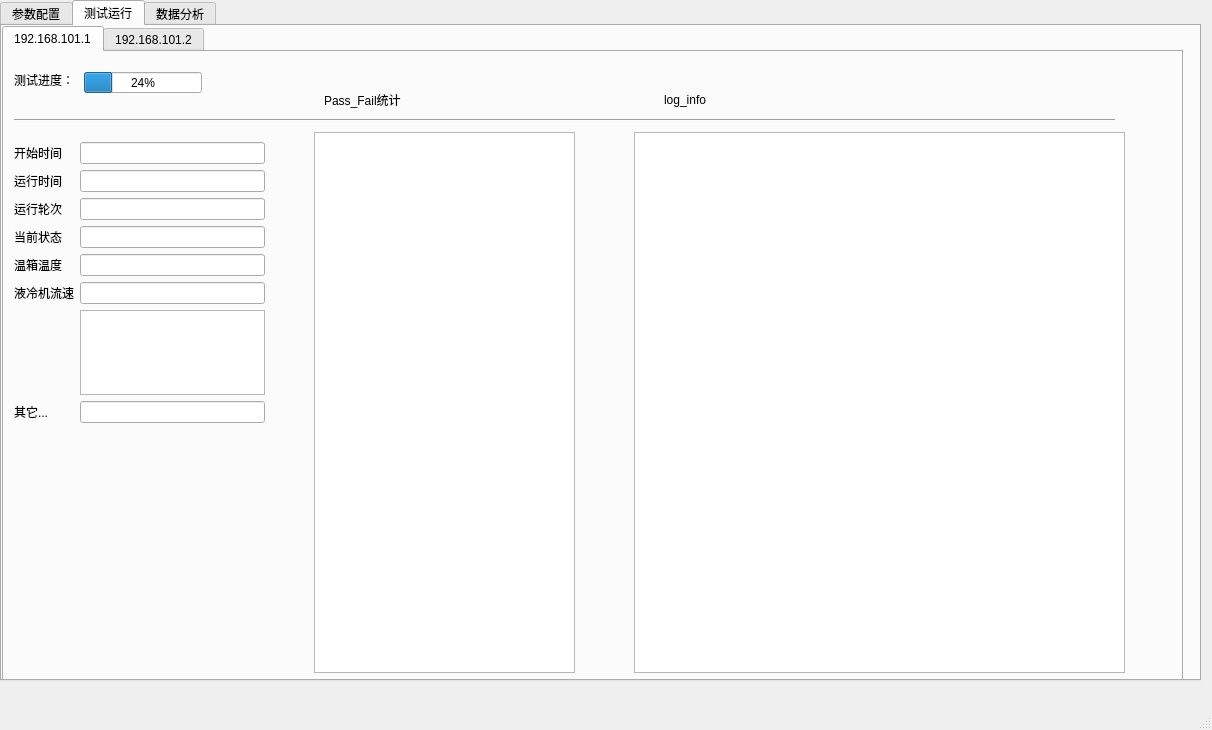
<?xml version="1.0" encoding="UTF-8"?>
<ui version="4.0">
 <class>MainWindow</class>
 <widget class="QMainWindow" name="MainWindow">
  <property name="geometry">
   <rect>
    <x>0</x>
    <y>0</y>
    <width>1212</width>
    <height>730</height>
   </rect>
  </property>
  <property name="windowTitle">
   <string>MainWindow</string>
  </property>
  <widget class="QWidget" name="centralwidget">
   <widget class="QTabWidget" name="tabWidget">
    <property name="geometry">
     <rect>
      <x>0</x>
      <y>0</y>
      <width>1201</width>
      <height>681</height>
     </rect>
    </property>
    <property name="currentIndex">
     <number>1</number>
    </property>
    <widget class="QWidget" name="tab">
     <attribute name="title">
      <string extracomment="测试运行前的参数配置">参数配置</string>
     </attribute>
     <widget class="QWidget" name="formLayoutWidget">
      <property name="geometry">
       <rect>
        <x>30</x>
        <y>80</y>
        <width>391</width>
        <height>501</height>
       </rect>
      </property>
      <layout class="QFormLayout" name="formLayout_2">
       <item row="0" column="0">
        <widget class="QLabel" name="label">
         <property name="text">
          <string>mdc_ip</string>
         </property>
        </widget>
       </item>
       <item row="0" column="1">
        <widget class="QLineEdit" name="lineEdit"/>
       </item>
       <item row="1" column="0">
        <widget class="QLabel" name="label_2">
         <property name="text">
          <string>username</string>
         </property>
        </widget>
       </item>
       <item row="1" column="1">
        <widget class="QLineEdit" name="lineEdit_2"/>
       </item>
       <item row="2" column="0">
        <widget class="QLabel" name="label_3">
         <property name="text">
          <string>password</string>
         </property>
        </widget>
       </item>
       <item row="2" column="1">
        <widget class="QLineEdit" name="lineEdit_3"/>
       </item>
       <item row="3" column="0">
        <widget class="QLabel" name="label_6">
         <property name="text">
          <string>...</string>
         </property>
        </widget>
       </item>
       <item row="3" column="1">
        <widget class="QLineEdit" name="lineEdit_4"/>
       </item>
       <item row="4" column="0">
        <widget class="QLabel" name="label_7">
         <property name="text">
          <string>其它...</string>
         </property>
        </widget>
       </item>
       <item row="4" column="1">
        <widget class="QLineEdit" name="lineEdit_5"/>
       </item>
      </layout>
     </widget>
     <widget class="QLabel" name="label_4">
      <property name="geometry">
       <rect>
        <x>650</x>
        <y>60</y>
        <width>54</width>
        <height>12</height>
       </rect>
      </property>
      <property name="text">
       <string>功能开关</string>
      </property>
     </widget>
     <widget class="QLabel" name="label_8">
      <property name="geometry">
       <rect>
        <x>650</x>
        <y>210</y>
        <width>54</width>
        <height>12</height>
       </rect>
      </property>
      <property name="text">
       <string>其它...</string>
      </property>
     </widget>
     <widget class="QWidget" name="layoutWidget_2">
      <property name="geometry">
       <rect>
        <x>30</x>
        <y>40</y>
        <width>233</width>
        <height>25</height>
       </rect>
      </property>
      <layout class="QHBoxLayout" name="horizontalLayout">
       <item>
        <widget class="QPushButton" name="pushButton">
         <property name="text">
          <string>选择配置文件：</string>
         </property>
        </widget>
       </item>
       <item>
        <widget class="QLineEdit" name="lineEdit_6"/>
       </item>
      </layout>
     </widget>
     <widget class="QPushButton" name="pushButton_3">
      <property name="geometry">
       <rect>
        <x>450</x>
        <y>610</y>
        <width>75</width>
        <height>23</height>
       </rect>
      </property>
      <property name="text">
       <string>Save</string>
      </property>
     </widget>
     <widget class="QPushButton" name="page1_pushButton_4">
      <property name="geometry">
       <rect>
        <x>560</x>
        <y>610</y>
        <width>75</width>
        <height>23</height>
       </rect>
      </property>
      <property name="text">
       <string>Ok</string>
      </property>
     </widget>
     <widget class="QWidget" name="">
      <property name="geometry">
       <rect>
        <x>651</x>
        <y>80</y>
        <width>165</width>
        <height>22</height>
       </rect>
      </property>
      <layout class="QHBoxLayout" name="horizontalLayout_2">
       <item>
        <widget class="QCheckBox" name="checkBox">
         <property name="text">
          <string>电源</string>
         </property>
        </widget>
       </item>
       <item>
        <widget class="QComboBox" name="comboBox">
         <property name="editable">
          <bool>false</bool>
         </property>
         <property name="currentText">
          <string>请选择设备型号</string>
         </property>
         <property name="placeholderText">
          <string extracomment="可选"/>
         </property>
         <property name="duplicatesEnabled">
          <bool>false</bool>
         </property>
         <item>
          <property name="text">
           <string>请选择设备型号</string>
          </property>
         </item>
         <item>
          <property name="text">
           <string>chroma</string>
          </property>
         </item>
         <item>
          <property name="text">
           <string>菊水电源</string>
          </property>
         </item>
        </widget>
       </item>
      </layout>
     </widget>
     <widget class="QWidget" name="">
      <property name="geometry">
       <rect>
        <x>651</x>
        <y>110</y>
        <width>165</width>
        <height>22</height>
       </rect>
      </property>
      <layout class="QHBoxLayout" name="horizontalLayout_3">
       <item>
        <widget class="QCheckBox" name="checkBox_3">
         <property name="text">
          <string>温箱</string>
         </property>
        </widget>
       </item>
       <item>
        <widget class="QComboBox" name="comboBox_2">
         <property name="editable">
          <bool>false</bool>
         </property>
         <property name="currentText">
          <string>请选择设备型号</string>
         </property>
         <property name="placeholderText">
          <string extracomment="可选"/>
         </property>
         <property name="duplicatesEnabled">
          <bool>false</bool>
         </property>
         <item>
          <property name="text">
           <string>请选择设备型号</string>
          </property>
         </item>
         <item>
          <property name="text">
           <string>xx</string>
          </property>
         </item>
         <item>
          <property name="text">
           <string>xx</string>
          </property>
         </item>
        </widget>
       </item>
      </layout>
     </widget>
     <widget class="QWidget" name="">
      <property name="geometry">
       <rect>
        <x>651</x>
        <y>140</y>
        <width>165</width>
        <height>22</height>
       </rect>
      </property>
      <layout class="QHBoxLayout" name="horizontalLayout_4">
       <item>
        <widget class="QCheckBox" name="checkBox_2">
         <property name="text">
          <string>液冷</string>
         </property>
        </widget>
       </item>
       <item>
        <widget class="QComboBox" name="comboBox_3">
         <property name="editable">
          <bool>false</bool>
         </property>
         <property name="currentText">
          <string>请选择设备型号</string>
         </property>
         <property name="placeholderText">
          <string extracomment="可选"/>
         </property>
         <property name="duplicatesEnabled">
          <bool>false</bool>
         </property>
         <item>
          <property name="text">
           <string>请选择设备型号</string>
          </property>
         </item>
         <item>
          <property name="text">
           <string>xx</string>
          </property>
         </item>
         <item>
          <property name="text">
           <string>xx</string>
          </property>
         </item>
        </widget>
       </item>
      </layout>
     </widget>
     <widget class="QWidget" name="">
      <property name="geometry">
       <rect>
        <x>650</x>
        <y>170</y>
        <width>183</width>
        <height>22</height>
       </rect>
      </property>
      <layout class="QHBoxLayout" name="horizontalLayout_5">
       <item>
        <widget class="QCheckBox" name="checkBox_4">
         <property name="text">
          <string>can盒子</string>
         </property>
        </widget>
       </item>
       <item>
        <widget class="QComboBox" name="comboBox_4">
         <property name="editable">
          <bool>false</bool>
         </property>
         <property name="currentText">
          <string>请选择设备型号</string>
         </property>
         <property name="placeholderText">
          <string extracomment="可选"/>
         </property>
         <property name="duplicatesEnabled">
          <bool>false</bool>
         </property>
         <item>
          <property name="text">
           <string>请选择设备型号</string>
          </property>
         </item>
         <item>
          <property name="text">
           <string>can</string>
          </property>
         </item>
         <item>
          <property name="text">
           <string>canfd</string>
          </property>
         </item>
        </widget>
       </item>
      </layout>
     </widget>
    </widget>
    <widget class="QWidget" name="tab_2">
     <attribute name="title">
      <string>测试运行</string>
     </attribute>
     <widget class="QTabWidget" name="tabWidget_2">
      <property name="geometry">
       <rect>
        <x>0</x>
        <y>0</y>
        <width>1181</width>
        <height>661</height>
       </rect>
      </property>
      <property name="currentIndex">
       <number>0</number>
      </property>
      <widget class="QWidget" name="tab_5">
       <attribute name="title">
        <string>192.168.101.1</string>
       </attribute>
       <widget class="QTextEdit" name="textEdit_4">
        <property name="geometry">
         <rect>
          <x>310</x>
          <y>80</y>
          <width>261</width>
          <height>541</height>
         </rect>
        </property>
       </widget>
       <widget class="QLabel" name="label_28">
        <property name="geometry">
         <rect>
          <x>320</x>
          <y>40</y>
          <width>78</width>
          <height>16</height>
         </rect>
        </property>
        <property name="text">
         <string>Pass_Fail统计</string>
        </property>
       </widget>
       <widget class="QLabel" name="label_29">
        <property name="geometry">
         <rect>
          <x>10</x>
          <y>20</y>
          <width>61</width>
          <height>16</height>
         </rect>
        </property>
        <property name="text">
         <string>测试进度：</string>
        </property>
       </widget>
       <widget class="QWidget" name="formLayoutWidget_3">
        <property name="geometry">
         <rect>
          <x>10</x>
          <y>90</y>
          <width>251</width>
          <height>281</height>
         </rect>
        </property>
        <layout class="QFormLayout" name="formLayout_4">
         <item row="0" column="0">
          <widget class="QLabel" name="label_30">
           <property name="text">
            <string>开始时间</string>
           </property>
          </widget>
         </item>
         <item row="1" column="0">
          <widget class="QLabel" name="label_31">
           <property name="text">
            <string>运行时间</string>
           </property>
          </widget>
         </item>
         <item row="2" column="0">
          <widget class="QLabel" name="label_32">
           <property name="text">
            <string>运行轮次</string>
           </property>
          </widget>
         </item>
         <item row="3" column="0">
          <widget class="QLabel" name="label_33">
           <property name="text">
            <string>当前状态</string>
           </property>
          </widget>
         </item>
         <item row="4" column="0">
          <widget class="QLabel" name="label_34">
           <property name="text">
            <string>温箱温度</string>
           </property>
          </widget>
         </item>
         <item row="5" column="0">
          <widget class="QLabel" name="label_35">
           <property name="text">
            <string>液冷机流速</string>
           </property>
          </widget>
         </item>
         <item row="8" column="0">
          <widget class="QLabel" name="label_36">
           <property name="text">
            <string>其它...</string>
           </property>
          </widget>
         </item>
         <item row="0" column="1">
          <widget class="QLineEdit" name="lineEdit_21"/>
         </item>
         <item row="1" column="1">
          <widget class="QLineEdit" name="lineEdit_22"/>
         </item>
         <item row="2" column="1">
          <widget class="QLineEdit" name="lineEdit_23"/>
         </item>
         <item row="3" column="1">
          <widget class="QLineEdit" name="lineEdit_24"/>
         </item>
         <item row="4" column="1">
          <widget class="QLineEdit" name="lineEdit_25"/>
         </item>
         <item row="5" column="1">
          <widget class="QLineEdit" name="lineEdit_26"/>
         </item>
         <item row="6" column="1">
          <widget class="QTextEdit" name="textEdit_5"/>
         </item>
         <item row="8" column="1">
          <widget class="QLineEdit" name="lineEdit_27"/>
         </item>
        </layout>
       </widget>
       <widget class="Line" name="line_2">
        <property name="geometry">
         <rect>
          <x>10</x>
          <y>60</y>
          <width>1101</width>
          <height>16</height>
         </rect>
        </property>
        <property name="orientation">
         <enum>Qt::Horizontal</enum>
        </property>
       </widget>
       <widget class="QProgressBar" name="progressBar_2">
        <property name="geometry">
         <rect>
          <x>80</x>
          <y>20</y>
          <width>118</width>
          <height>21</height>
         </rect>
        </property>
        <property name="value">
         <number>24</number>
        </property>
       </widget>
       <widget class="QLabel" name="label_37">
        <property name="geometry">
         <rect>
          <x>660</x>
          <y>40</y>
          <width>78</width>
          <height>16</height>
         </rect>
        </property>
        <property name="text">
         <string>log_info</string>
        </property>
       </widget>
       <widget class="QTextEdit" name="textEdit_6">
        <property name="geometry">
         <rect>
          <x>630</x>
          <y>80</y>
          <width>491</width>
          <height>541</height>
         </rect>
        </property>
       </widget>
      </widget>
      <widget class="QWidget" name="tab_6">
       <attribute name="title">
        <string>192.168.101.2</string>
       </attribute>
       <widget class="QTextEdit" name="textEdit_7">
        <property name="geometry">
         <rect>
          <x>330</x>
          <y>90</y>
          <width>261</width>
          <height>541</height>
         </rect>
        </property>
       </widget>
       <widget class="Line" name="line_3">
        <property name="geometry">
         <rect>
          <x>30</x>
          <y>70</y>
          <width>1101</width>
          <height>16</height>
         </rect>
        </property>
        <property name="orientation">
         <enum>Qt::Horizontal</enum>
        </property>
       </widget>
       <widget class="QTextEdit" name="textEdit_8">
        <property name="geometry">
         <rect>
          <x>650</x>
          <y>90</y>
          <width>491</width>
          <height>541</height>
         </rect>
        </property>
       </widget>
       <widget class="QLabel" name="label_39">
        <property name="geometry">
         <rect>
          <x>680</x>
          <y>50</y>
          <width>78</width>
          <height>16</height>
         </rect>
        </property>
        <property name="text">
         <string>log_info</string>
        </property>
       </widget>
       <widget class="QWidget" name="formLayoutWidget_4">
        <property name="geometry">
         <rect>
          <x>30</x>
          <y>100</y>
          <width>251</width>
          <height>281</height>
         </rect>
        </property>
        <layout class="QFormLayout" name="formLayout_5">
         <item row="0" column="0">
          <widget class="QLabel" name="label_40">
           <property name="text">
            <string>开始时间</string>
           </property>
          </widget>
         </item>
         <item row="1" column="0">
          <widget class="QLabel" name="label_41">
           <property name="text">
            <string>运行时间</string>
           </property>
          </widget>
         </item>
         <item row="2" column="0">
          <widget class="QLabel" name="label_42">
           <property name="text">
            <string>运行轮次</string>
           </property>
          </widget>
         </item>
         <item row="3" column="0">
          <widget class="QLabel" name="label_43">
           <property name="text">
            <string>当前状态</string>
           </property>
          </widget>
         </item>
         <item row="4" column="0">
          <widget class="QLabel" name="label_44">
           <property name="text">
            <string>温箱温度</string>
           </property>
          </widget>
         </item>
         <item row="5" column="0">
          <widget class="QLabel" name="label_45">
           <property name="text">
            <string>液冷机流速</string>
           </property>
          </widget>
         </item>
         <item row="8" column="0">
          <widget class="QLabel" name="label_46">
           <property name="text">
            <string>其它...</string>
           </property>
          </widget>
         </item>
         <item row="0" column="1">
          <widget class="QLineEdit" name="lineEdit_28"/>
         </item>
         <item row="1" column="1">
          <widget class="QLineEdit" name="lineEdit_29"/>
         </item>
         <item row="2" column="1">
          <widget class="QLineEdit" name="lineEdit_30"/>
         </item>
         <item row="3" column="1">
          <widget class="QLineEdit" name="lineEdit_31"/>
         </item>
         <item row="4" column="1">
          <widget class="QLineEdit" name="lineEdit_32"/>
         </item>
         <item row="5" column="1">
          <widget class="QLineEdit" name="lineEdit_33"/>
         </item>
         <item row="6" column="1">
          <widget class="QTextEdit" name="textEdit_9"/>
         </item>
         <item row="8" column="1">
          <widget class="QLineEdit" name="lineEdit_34"/>
         </item>
        </layout>
       </widget>
       <widget class="QLabel" name="label_47">
        <property name="geometry">
         <rect>
          <x>340</x>
          <y>50</y>
          <width>78</width>
          <height>16</height>
         </rect>
        </property>
        <property name="text">
         <string>Pass_Fail统计</string>
        </property>
       </widget>
       <widget class="QLabel" name="label_38">
        <property name="geometry">
         <rect>
          <x>40</x>
          <y>20</y>
          <width>61</width>
          <height>16</height>
         </rect>
        </property>
        <property name="text">
         <string>测试进度：</string>
        </property>
       </widget>
       <widget class="QProgressBar" name="progressBar_3">
        <property name="geometry">
         <rect>
          <x>110</x>
          <y>20</y>
          <width>118</width>
          <height>21</height>
         </rect>
        </property>
        <property name="value">
         <number>24</number>
        </property>
       </widget>
      </widget>
     </widget>
    </widget>
    <widget class="QWidget" name="tab_3">
     <attribute name="title">
      <string>数据分析</string>
     </attribute>
     <widget class="QPushButton" name="pushButton_2">
      <property name="geometry">
       <rect>
        <x>510</x>
        <y>610</y>
        <width>75</width>
        <height>23</height>
       </rect>
      </property>
      <property name="text">
       <string>发送报告</string>
      </property>
     </widget>
     <widget class="QLabel" name="label_17">
      <property name="geometry">
       <rect>
        <x>90</x>
        <y>30</y>
        <width>101</width>
        <height>16</height>
       </rect>
      </property>
      <property name="text">
       <string>电流电压功耗图</string>
      </property>
     </widget>
     <widget class="QLabel" name="label_18">
      <property name="geometry">
       <rect>
        <x>850</x>
        <y>40</y>
        <width>91</width>
        <height>16</height>
       </rect>
      </property>
      <property name="text">
       <string>休眠唤醒时间</string>
      </property>
     </widget>
     <widget class="QLabel" name="label_19">
      <property name="geometry">
       <rect>
        <x>90</x>
        <y>370</y>
        <width>91</width>
        <height>16</height>
       </rect>
      </property>
      <property name="text">
       <string>温箱温度曲线</string>
      </property>
     </widget>
     <widget class="QLabel" name="label_20">
      <property name="geometry">
       <rect>
        <x>860</x>
        <y>400</y>
        <width>54</width>
        <height>12</height>
       </rect>
      </property>
      <property name="text">
       <string>其它...</string>
      </property>
     </widget>
    </widget>
   </widget>
  </widget>
  <widget class="QMenuBar" name="menubar">
   <property name="geometry">
    <rect>
     <x>0</x>
     <y>0</y>
     <width>1212</width>
     <height>23</height>
    </rect>
   </property>
  </widget>
  <widget class="QStatusBar" name="statusbar"/>
 </widget>
 <resources/>
 <connections/>
</ui>
